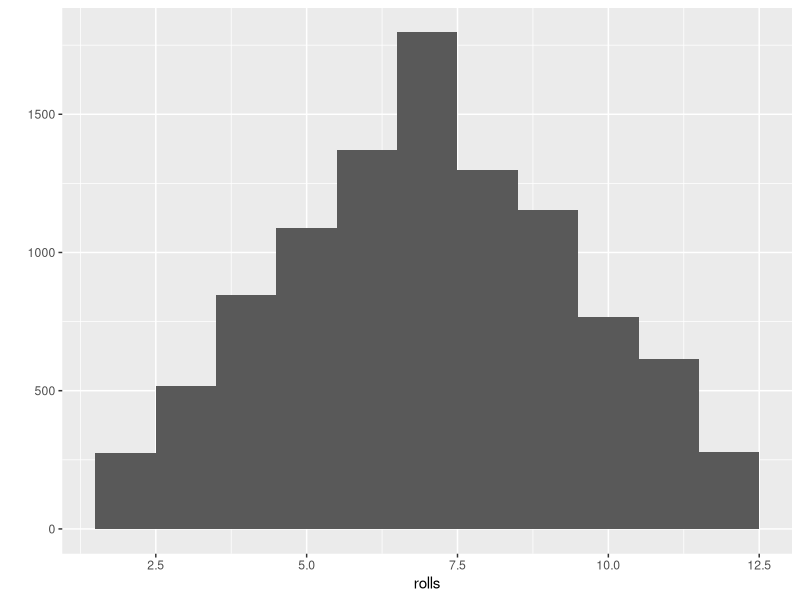
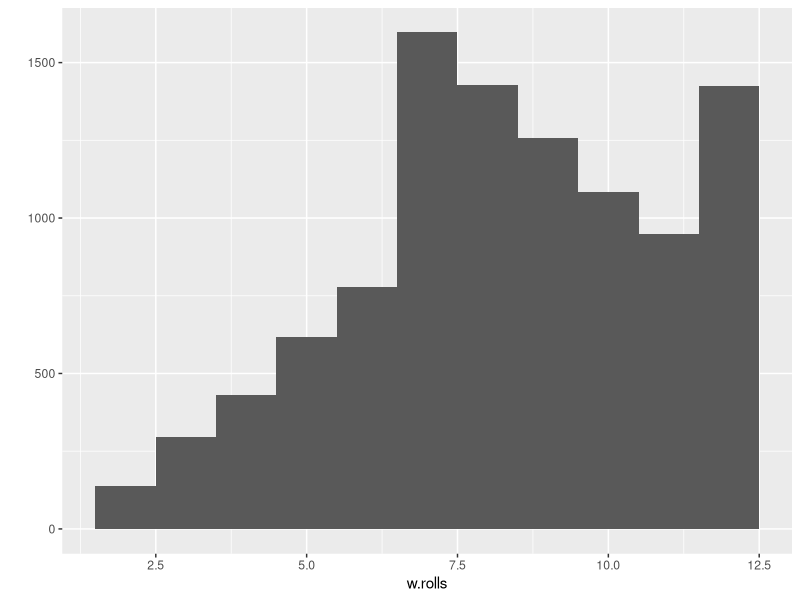

Generate these figures, in order, with R:
library(ggplot2)

# function to roll multiple 6-sided die
# num = number of die
dice.roll <- function(num=2){
  die<-(1:6)
  roll<- sample(x=die,size=num, replace=TRUE)
  s<- sum(roll)
  return(s)
}

# run dice.roll function
dice.roll()

#run dice roll 10 thousand times and store results in rolls
rolls <- replicate(10000, dice.roll())

#histogram of rolls
qplot(rolls, binwidth=1)

#create vector for weights
weights<-c(1/8,1/8,1/8,1/8,1/8,3/8)

# weighted dice roll
# w = weight
weighted.dice.roll <- function(num=2,w){
  die<-(1:6)
  roll<- sample(x=die,size=num, replace=TRUE, prob=w)
  s<- sum(roll)
  return(s)
}
# run weighted.dice.roll
weighted.dice.roll(w=weights)

# 10,000 weighted rolls
w.rolls <- replicate(10000, weighted.dice.roll(w=weights))

# new histogram to see if weighted
qplot(w.rolls, binwidth=1)
